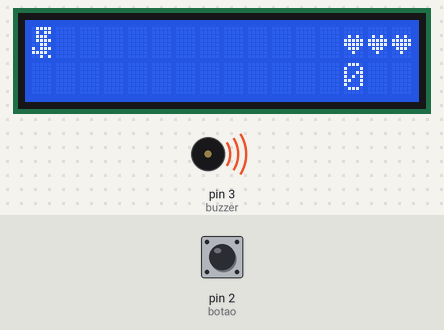
Simulated run of this sketch. Board: Arduino Uno, built with avr-gcc and run on an emulated ATmega328P. Shown: 16×2 character LCD, buzzer (waves = sounding). Inputs (shaded band) come from the test bench; at power-on: pin 2 (botao) HIGH. Random numbers use the default seed unless the sketch sets one; EEPROM starts erased.

Above: at 1.2 s.
1.3 s: pin 2 (botao) pulled LOW for 0.2 s
At 3.99 s:
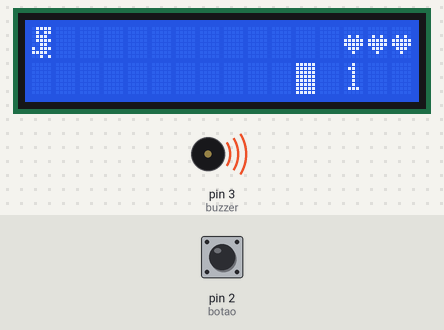
4.5 s: pin 2 (botao) pulled LOW for 1 s
At 4.72 s:
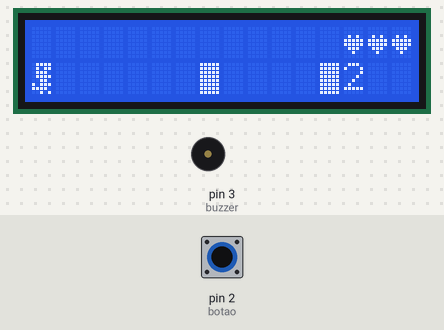
7.0 s: pin 2 (botao) pulled LOW for 0.2 s
At 7.61 s:
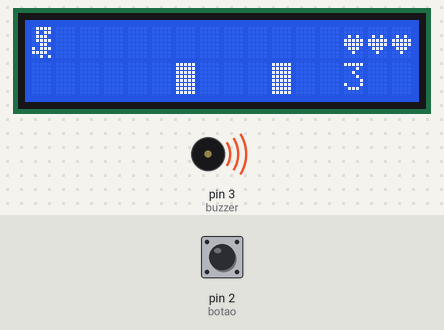
9.1 s: pin 2 (botao) pulled LOW for 3.2 s
At 11.1 s:
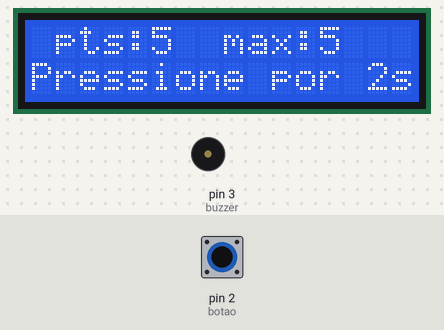
13.8 s: pin 2 (botao) pulled LOW for 3.2 s
At 15.66 s:
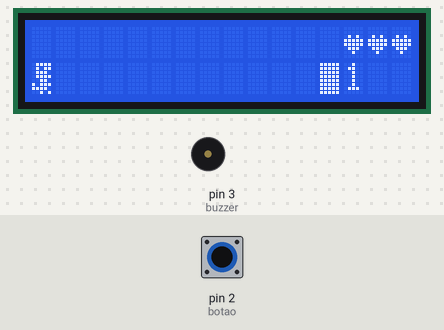
18.5 s: pin 2 (botao) pulled LOW for 0.2 s
At 18.73 s:
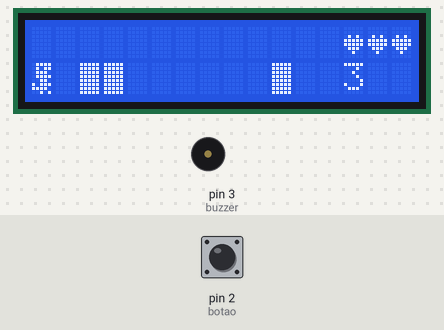
Timing chart, 0 to 23.9 s (numbered marks = the images above; inputs shaded):
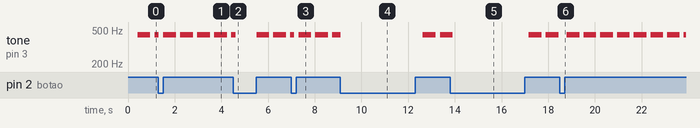

Measured:
- by itself, tone on pin 3 (buzzer): alternates 440 Hz for 0.54 s and silent for 0.18 s

The sketch:

dino.ino
```cpp
#include <LiquidCrystal_I2C.h>
#include <EEPROM.h>
#define botao 2
#define buzzer 3

LiquidCrystal_I2C lcd(0x27, 16, 2);

int vida;
int telaAtual;
int recorde = 0;
double pontos;
double velocidade = 150;
bool jogo = false;
int cooldown = 0;
int imune = 0;
int carinhaY; // posição y em que o carinha esta (baixo ou cima)

int obs[26];
int cont = 0;

int push1 = 0;
int push2 = 0;
int aux = 0;
int cadeia[13][6] =
{
    0,0,1,1,1,0,0,0,0,1,1,0,0,
    0,0,1,0,0,0,0,1,1,1,1,0,0,
    0,0,1,0,0,0,1,0,0,0,1,0,0,
    0,0,1,1,1,1,0,0,0,1,1,0,0,
    0,0,0,1,1,0,0,0,1,1,0,0,0,
    0,0,1,1,1,0,0,0,1,1,1,0,0,
};

// caracteres customizados
byte carinha[] = {B01111, B01011, B01110, B01111, B00110, B10111, B11110, B00101};
byte obstaculo[] = {B11111, B11111, B11111, B11111, B11111, B11111, B11111, B11111};
byte coracao[] = {B00000, B00000, B01010, B11111, B11111, B01110, B00100, B00000};
byte vazio[] = {B00000, B00000, B00000, B00000, B00000, B00000, B00000, B00000};

void setup()
{
  /*
  Setando a memoria, você guarda 1 espaço pra checar se pode usar o proximo
  e o proximo vc guarda toda a informação necesssária
  */
  if (EEPROM[0] != 1)
  {
    EEPROM[0] = 1;
    EEPROM[1] = recorde;
  }
  else
  {
    recorde = EEPROM[1];
  }

  lcd.init();
  lcd.backlight();
  lcd.createChar(1, carinha);
  lcd.createChar(2, obstaculo);
  lcd.createChar(3, coracao);
  lcd.createChar(4, vazio);

  pinMode(botao, INPUT_PULLUP);

  carinhaY = 1; // começa no chão
}

void loop()
{

  if (jogo)
  {

    painel(vida);
    pontos += 0.1;
    velocidade -= 0.1;

    /*caso tenha ocorrido uma colisao anterior, o carinha fica
    imune por determinado periodo, a fim de evitar a perda
    sequencial das 3 vidas*/

    if (imune > 0 && imune < 4)
      imune++; // se esta imune, consome imunidade
    if (imune >= 4)
      imune = 0; // retorna ao estado nao-imune

    int press = digitalRead(botao);

    if (press && cooldown < 3)
    {
      carinhaY = 0; // pula
      cooldown++;
      tone(buzzer, 440);
    }
    else
    {
      // se ta pulando e nao tem obstaculo embaixo, volta pro chao
      noTone(buzzer);
      if (carinhaY == 0 and obs[0] == 0)
        carinhaY = 1;
      if (carinhaY == 1 and (obs[0] == 1 or obs[1] == 1))
      { // caso haja colisao
        // se nao-imune, perde vida e se torna imune
        if (imune == 0)
        {
          vida--;
          imune++;
        }
      }
      cooldown = 0;
    }

    desenhaCarinha(0, carinhaY);

    if (!vida)
    {                // morre
      telaAtual = 1; // tela de derrota
      recorde = max(recorde, pontos);
      // Setando o recorde na memoria
      EEPROM[1] = recorde;
      jogo = false;
      push1 = push2 = aux = 0;
    }

    // desenha os 13 primeiros obstaculos
    for (int i = 0; i < 13; i++)
    {
      if (i != 0 or (i == 0 and carinhaY == 0))
      {
        if (obs[i])
          desenhaObstaculo(i, 1);
        else
          desenhaVazio(i, 1);
      }
    }

    // desliza toda a cadeia para a esquerda
    for (int i = 0; i < 25; i++)
    {
      obs[i] = obs[i + 1];
    }

    // atualiza a cadeia
    if (cont == 13)
    {
      int r = random(0, 5);
      for (int i = 0; i < 13; i++)
        obs[i + 13] = cadeia[r][i];
      cont = -1;
    }
    else
      obs[25] = 0;
    cont++;

    delay((int)velocidade);
  }
  else
  {
    Tela(telaAtual);
    push1 = digitalRead(botao);
    if (push1 and push2)
      aux++;
    else
    {
      aux = 0;
      push2 = 0;
    }
    push2 = push1;
    // jogo inicia apenas apos pressionar o botao
    if (aux >= 10)
      reset();
  }
}

// retorna o jogo ao estado inicial
void reset()
{
  lcd.clear();
  jogo = true;
  vida = 3;
  pontos = 0;
  velocidade = 150;
  for (int i = 0; i < 26; i++)
    obs[i] = 0;
}

void painel(int v)
{ // parametro - numero de vidas
  for (int i = 15; i >= 13; i--)
  {
    if (16 - i <= v)
      desenhaVida(i, 0);
    else
      desenhaVazio(i, 0);
  }
  lcd.setCursor(13, 1);
  lcd.print((int)pontos);
}

void desenhaVazio(int x, int y)
{
  lcd.setCursor(x, y);
  lcd.write(4);
}

void desenhaCarinha(int x, int y)
{
  lcd.setCursor(x, y);
  lcd.write(1);
  if (y == 1)
    desenhaVazio(x, 0);
  if (y == 0)
    desenhaVazio(x, 1);
}

void desenhaObstaculo(int x, int y)
{
  lcd.setCursor(x, y);
  lcd.write(2);
}

void desenhaVida(int x, int y)
{
  lcd.setCursor(x, y);
  lcd.write(3);
}

void Tela(int k)
{ // 0-tela inicial 1-derrota
  if (k == 0)
  {
    lcd.setCursor(2, 0);
    lcd.print("DINO - SALTO");
    lcd.setCursor(0, 1);
    lcd.print("Pressione por 2s");
  }
  if (k == 1)
  {
    desenhaVazio(0, 0);
    desenhaVazio(15, 0);
    lcd.setCursor(1, 0);
    lcd.print("pts:");
    lcd.print((int)pontos);
    lcd.setCursor(7, 0);
    lcd.print(" max:");
    lcd.print(recorde);
    lcd.setCursor(0, 1);
    lcd.print("Pressione por 2s");
  }
}
```
